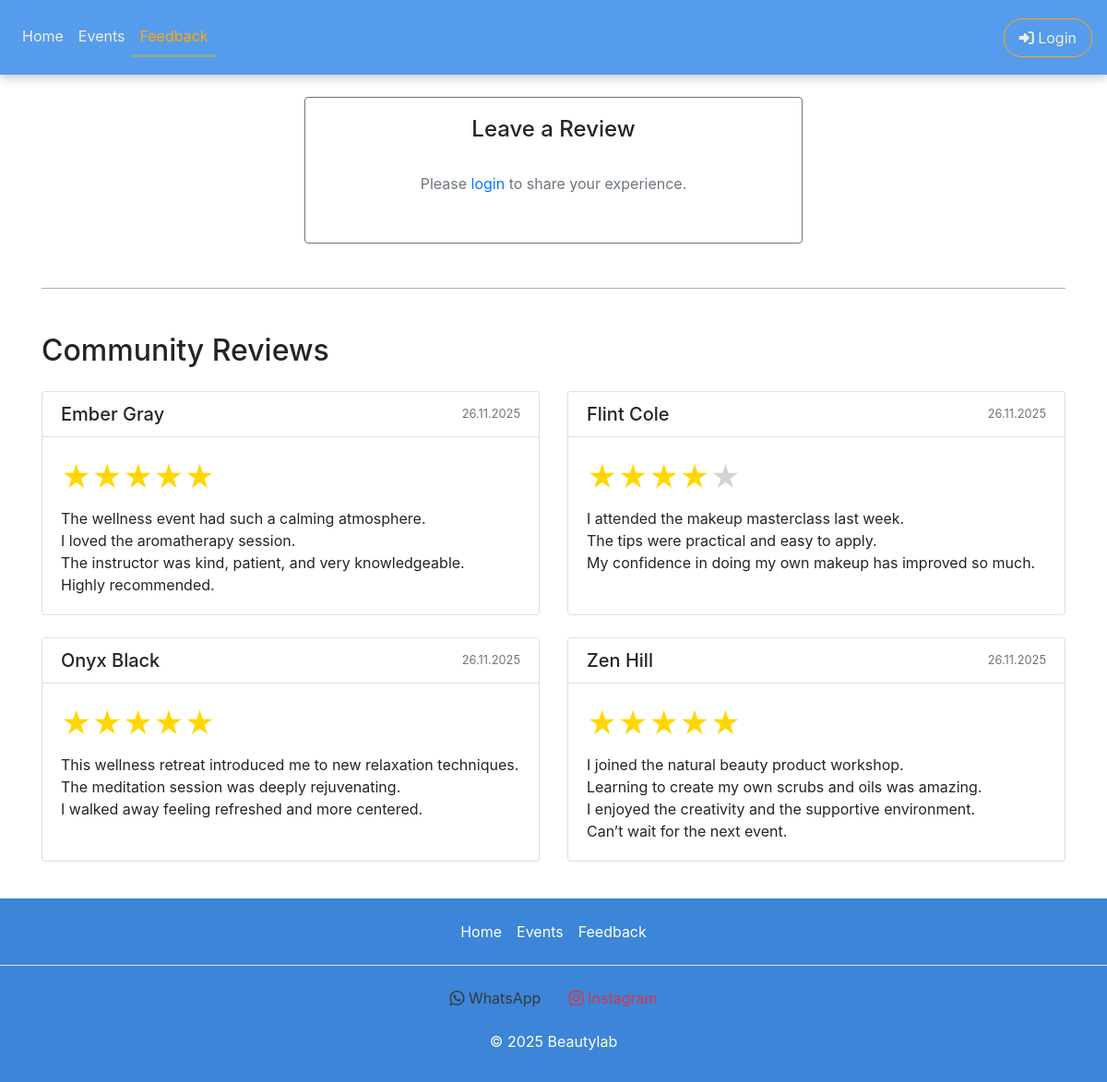
The app's page /feedback.php, older data.
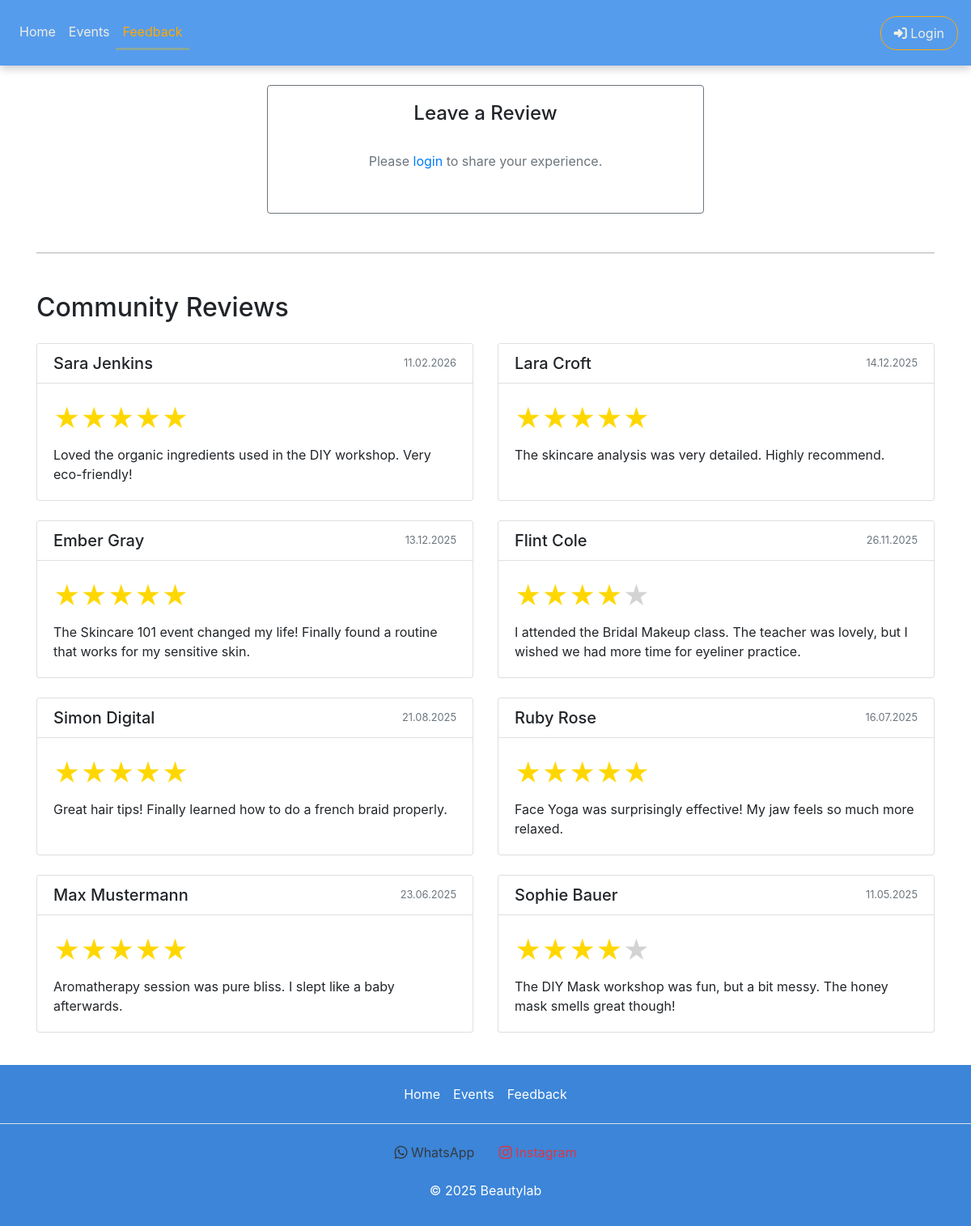
The same page, newer data.
### tables this page shows
CREATE TABLE `reviews` (
  `review_id` int(11) NOT NULL,
  `user_id` int(11) NOT NULL,
  `content` text NOT NULL,
  `created_at` datetime DEFAULT current_timestamp(),
  `rating` int(1) NOT NULL DEFAULT 0
);

CREATE TABLE `users` (
  `user_id` int(11) NOT NULL,
  `username` varchar(50) NOT NULL,
  `first_name` varchar(50) NOT NULL,
  `last_name` varchar(50) NOT NULL,
  `email` varchar(100) NOT NULL,
  `user_password` varchar(255) NOT NULL,
  `user_role` varchar(50) DEFAULT 'user',
  `created_at` timestamp NOT NULL DEFAULT current_timestamp(),
  `image_path` varchar(255) DEFAULT 'profile_pictures/placeholder.jpg'
);

### feedback.php (the view, shortened to what the changed rows need)
<?php
require 'db_connection.php';
?>
<!DOCTYPE html>
<html lang="en">
<head>
    <?php include "head_links.php" ?>
</head>
<body>
    <div class="container mt-4">
        <div class="feedback-header mb-4">
            <h2>Community Reviews</h2>
        </div>
        <div class="row">
            <?php
            $sql = "SELECT r.review_id, r.user_id, r.content, r.rating, r.created_at, u.first_name, u.last_name, u.user_role
                    FROM reviews r
                    JOIN users u ON r.user_id = u.user_id
                    ORDER BY r.created_at DESC";
            $result = $conn->query($sql);
            if ($result && $result->num_rows > 0):
                while ($row = $result->fetch_assoc()):
            ?>
                    <div class="col-12 col-md-6 mb-4">
                        <div class="card h-100 shadow-sm">
                            <div class="card-header bg-white d-flex justify-content-between align-items-center">
                                <h5 class="card-title m-0">
                                    <?= htmlspecialchars($row['first_name'] . " " . $row['last_name']); ?>
                                </h5>
                                <small class="text-muted">
                                    <?= date('d.m.Y', strtotime($row['created_at'])); ?>
                                </small>
                            </div>
                            <div class="card-body">
                                <div class="mb-2">
                                    <?php
                                    $r_rating = (int)$row['rating'];
                                    for ($i = 0; $i < $r_rating; $i++) echo '<span class="star gold">★</span>';
                                    for ($i = $r_rating; $i < 5; $i++) echo '<span class="star gray">★</span>';
                                    ?>
                                </div>
                                <p class="card-text">
                                    <?= nl2br(htmlspecialchars($row['content'])); ?>
                                </p>
                            </div>
                        </div>
                    </div>
            <?php
                endwhile;
            else:
                echo '<div class="col-12"><p class="text-muted text-center">No reviews yet. Be the first to write one!</p></div>';
            endif;
            ?>
        </div>
    </div>
</body>
</html>

Row changes from the older to the newer data that the page shows:
removed reviews: user.last_name "Onyx Black", created_at "26.11.2025", rating 5 (drawn), content "This wellness retreat introduced me to new relaxation techniques. The meditation session was deeply rejuvenating. I walked away feeling refreshed and more centered."
removed reviews: user.last_name "Zen Hill", created_at "26.11.2025", rating 5 (drawn), content "I joined the natural beauty product workshop. Learning to create my own scrubs and oils was amazing. I enjoyed the creativity and the supportive environment. Can’t wait for the next event."
added reviews: user.last_name "Sara Jenkins", created_at "11.02.2026", rating 5 (drawn), content "Loved the organic ingredients used in the DIY workshop. Very eco-friendly!"
added reviews: user.last_name "Lara Croft", created_at "14.12.2025", rating 5 (drawn), content "The skincare analysis was very detailed. Highly recommend."
changed reviews "Ember Gray": created_at "26.11.2025" → "13.12.2025"; content "The wellness event had such a calming atmosphere. I loved the aromatherapy session. The instructor was kind, patient, and very knowledgeable. Highly recommended." → "The Skincare 101 event changed my life! Finally found a routine that works for my sensitive skin."
changed reviews "Flint Cole": content "I attended the makeup masterclass last week. The tips were practical and easy to apply. My confidence in doing my own makeup has improved so much." → "I attended the Bridal Makeup class. The teacher was lovely, but I wished we had more time for eyeliner practice."
added reviews: user.last_name "Simon Digital", created_at "21.08.2025", rating 5 (drawn), content "Great hair tips! Finally learned how to do a french braid properly."
added reviews: user.last_name "Ruby Rose", created_at "16.07.2025", rating 5 (drawn), content "Face Yoga was surprisingly effective! My jaw feels so much more relaxed."
added reviews: user.last_name "Max Mustermann", created_at "23.06.2025", rating 5 (drawn), content "Aromatherapy session was pure bliss. I slept like a baby afterwards."
added reviews: user.last_name "Sophie Bauer", created_at "11.05.2025", rating 4 (drawn), content "The DIY Mask workshop was fun, but a bit messy. The honey mask smells great though!"
